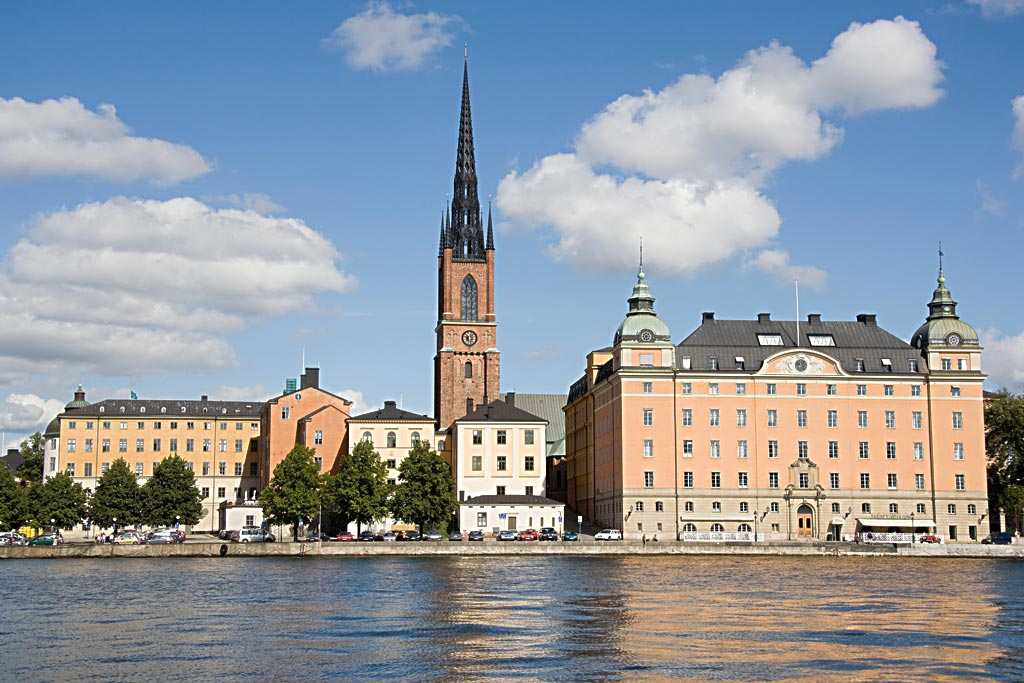
%> input picture images/image.jpg, 1024 x 683 px
$ octave finer_resolution_4.m   (GNU Octave 9; MATLAB toolbox functions it lacks are replaced by stand-ins)
%> lines starting %> are read from the running program, lines starting %| are printed output that depends on the picture
%rectangular picture changed to a square picture
%read an image
IM=imread('image.jpg');
%> IM is the input picture: size 683x1024x3 uint8; mean R, G, B 142.1, 150.6, 160
IM=rgb2gray(IM);
%> IM: size 683x1024 uint8
IM=imresize(IM,0.25);
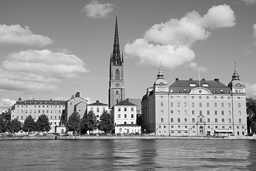
%> IM: size 171x256 uint8; min 0, max 255, mean 149.1
IM=im2double(IM);
%> IM: size 171x256 double
IM=imcrop(IM,[1 1 170 170]);
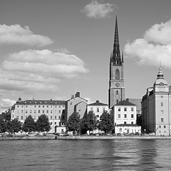
%> IM: size 171x171 double; min 0, max 1, mean 0.574
figure,imshow(IM);

%Generate black space outside of the picture
temp=zeros(771,771);
for x=301:471
    for y=301:471
        temp(x,y)=IM(x-300,y-300);
    end
end
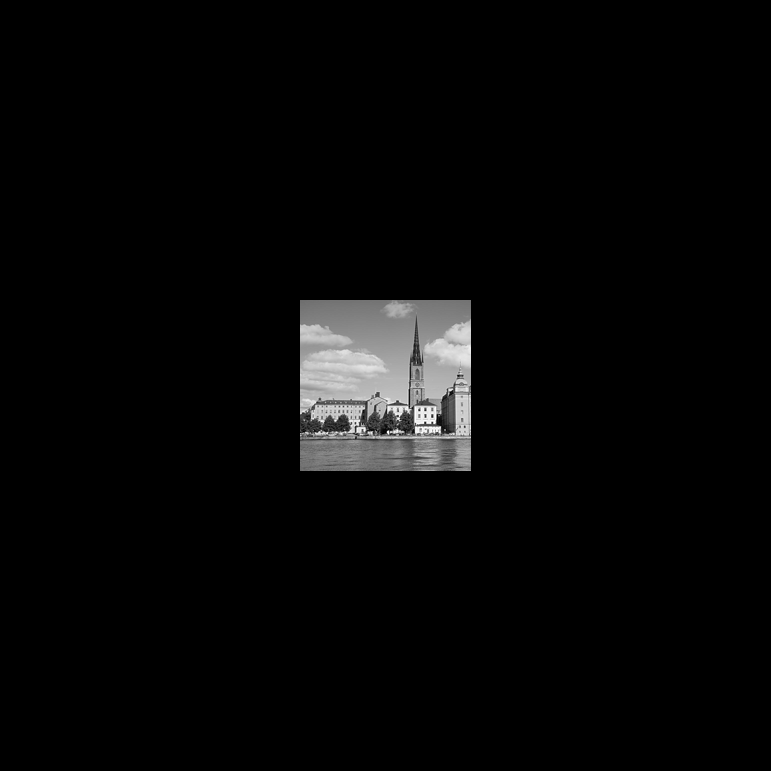
%> temp: size 771x771 double; min 0, max 1, mean 0.0282

IM=zeros(771,771);
for x=1:771
    for y=1:771
        IM(x,y)=temp(x,y);
    end
end

figure,imshow(IM);

%Generate randon angles
fai=2*pi*rand(771,771,'double');

%get the frequency domain of the sharp image, simulate the experimental
%diffraction pattern
FFT_IM=fft2(IM);
FFT_IM=abs(FFT_IM);

%Generate a new image with the Fourier frequency of the blured image and the random angles
FFT_IM_new=FFT_IM.*exp(1i*fai);
IM_new=abs(ifft2(FFT_IM_new));
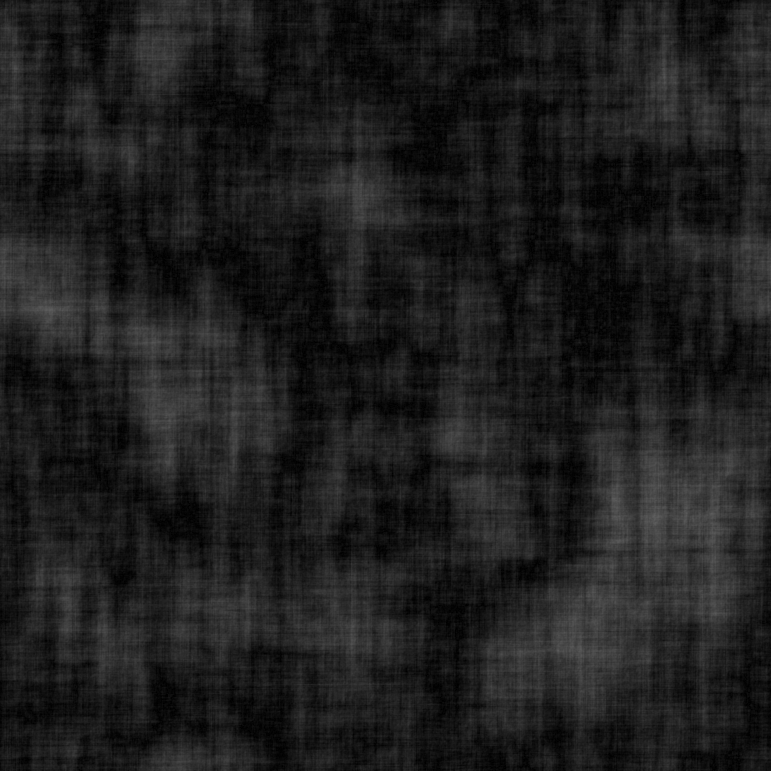
%> IM_new: size 771x771 double; min 0.000149, max 0.372, mean 0.119

%Iteration between the real space and reciprocal space
Iteration=500000;
%> (the run ends here)
